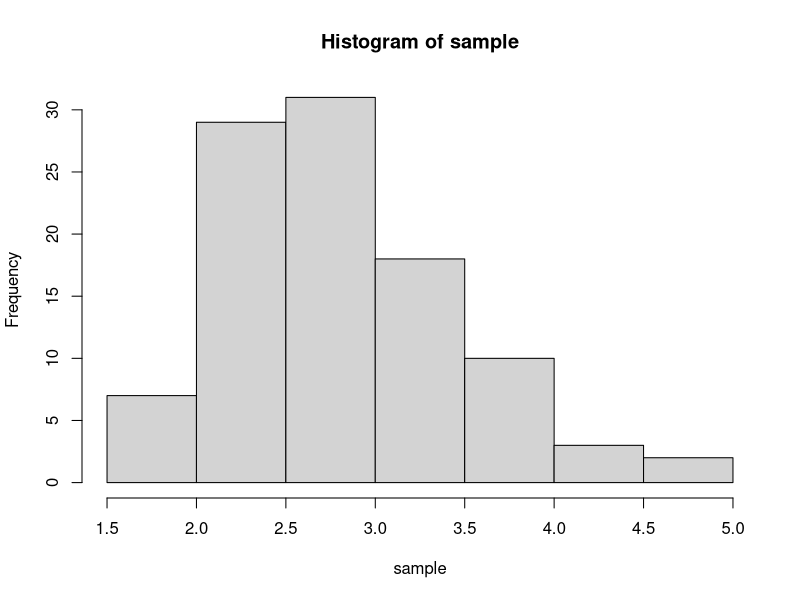

This chart was generated by the following R code:
## ---- chunk 1
knitr::opts_chunk$set(echo = TRUE)
## ---- chunk 2
set.seed(5)
sample <- rlnorm(100, meanlog = 1, sdlog = 0.25)

## ---- chunk 3
hist(sample)
## ---- chunk 4
mean(sample)
## ---- chunk 5
sd(sample)*sd(sample)
